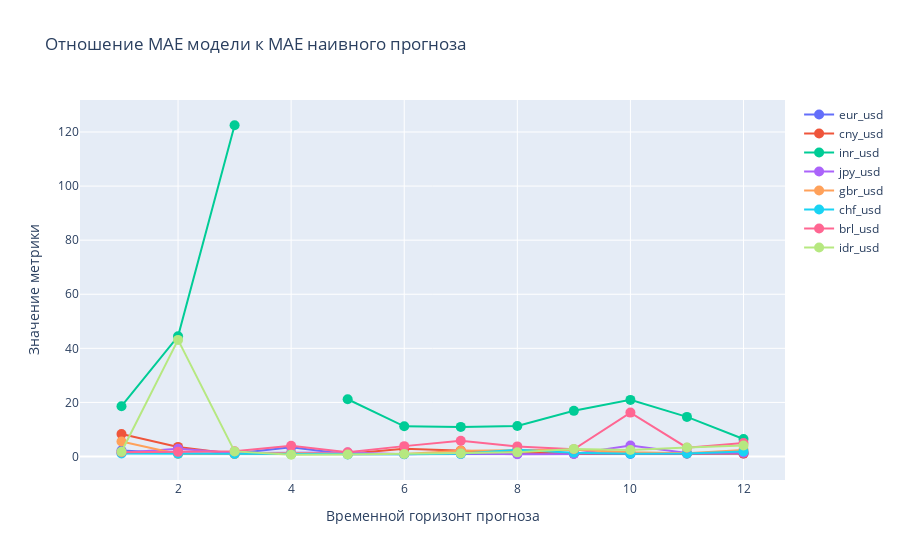

Notebook cell for this chart:
### Markdown cell above
6. (0.5 балла) Постройте график относительных ошибок аналогично предыдущей части. Получилось ли добиться улучшения относительно предыдущей модели? Результат здесь не очевиден, метод может оказаться как лучше, так и хуже.

### Code cell
fig = go.Figure()

metrics_2 = pd.DataFrame()

for feat in relative_cross_val_score.columns:

    line = relative_cross_val_score[feat]

    metrics_2.loc[0, feat] = sum(line < 1)

    y = np.arange(1, len(line) + 1)

    fig.add_trace(go.Scatter(x=y, y=line, mode='lines+markers', name=feat, showlegend=True, marker=dict(size=10)))

fig.update_layout(
    title='Отношение MAE модели к MAE наивного прогноза',
    xaxis_title='Временной горизонт прогноза',
    yaxis_title='Значение метрики'
)

fig.show()

### Figure 1 — Plotly figure (JSON) as saved in the notebook; plotly's stock layout.template omitted (floating-point values rounded to 4 significant figures)
{"data": [{"marker": {"size": 10}, "mode": "lines+markers", "name": "eur_usd", "showlegend": true, "type": "scatter", "x": [1, 2, 3, 4, 5, 6, 7, 8, 9, 10, 11, 12], "y": [2.246, 1.244, 1.137, 3.419, 0.8589, 0.9368, 0.9631, 0.9748, 0.9962, 0.9656, 0.987, 1.099]}, {"marker": {"size": 10}, "mode": "lines+markers", "name": "cny_usd", "showlegend": true, "type": "scatter", "x": [1, 2, 3, 4, 5, 6, 7, 8, 9, 10, 11, 12], "y": [8.293, 3.544, 0.9466, 1.002, 1.025, 2.892, 2.182, 1.433, 1.069, 1.236, 1.135, 1.063]}, {"marker": {"size": 10}, "mode": "lines+markers", "name": "inr_usd", "showlegend": true, "type": "scatter", "x": [1, 2, 3, 4, 5, 6, 7, 8, 9, 10, 11, 12], "y": [18.59, 44.46, 122.5, null, 21.16, 11.17, 10.95, 11.25, 16.88, 20.94, 14.64, 6.488]}, {"marker": {"size": 10}, "mode": "lines+markers", "name": "jpy_usd", "showlegend": true, "type": "scatter", "x": [1, 2, 3, 4, 5, 6, 7, 8, 9, 10, 11, 12], "y": [1.374, 2.851, 1.328, 1.387, 1.442, 0.8503, 1.216, 0.8568, 0.8965, 4.03, 1.266, 1.369]}, {"marker": {"size": 10}, "mode": "lines+markers", "name": "gbr_usd", "showlegend": true, "type": "scatter", "x": [1, 2, 3, 4, 5, 6, 7, 8, 9, 10, 11, 12], "y": [5.543, 0.9103, 0.961, 1.19, 0.9931, 0.9156, 2.149, 2.247, 2.476, 1.557, 1.232, 2.444]}, {"marker": {"size": 10}, "mode": "lines+markers", "name": "chf_usd", "showlegend": true, "type": "scatter", "x": [1, 2, 3, 4, 5, 6, 7, 8, 9, 10, 11, 12], "y": [1.15, 1.028, 0.9159, 0.8003, 0.746, 0.8195, 0.981, 2.506, 1.414, 1.035, 1.134, 1.83]}, {"marker": {"size": 10}, "mode": "lines+markers", "name": "brl_usd", "showlegend": true, "type": "scatter", "x": [1, 2, 3, 4, 5, 6, 7, 8, 9, 10, 11, 12], "y": [1.614, 1.714, 1.944, 3.948, 1.539, 3.832, 5.812, 3.735, 2.671, 16.23, 3.244, 5.017]}, {"marker": {"size": 10}, "mode": "lines+markers", "name": "idr_usd", "showlegend": true, "type": "scatter", "x": [1, 2, 3, 4, 5, 6, 7, 8, 9, 10, 11, 12], "y": [1.778, 43.12, 1.883, 0.644, 0.7239, 0.9146, 1.113, 1.532, 2.804, 2.405, 3.314, 4.093]}], "layout": {"title": {"text": "Отношение MAE модели к MAE наивного прогноза"}, "xaxis": {"title": {"text": "Временной горизонт прогноза"}}, "yaxis": {"title": {"text": "Значение метрики"}}}}
